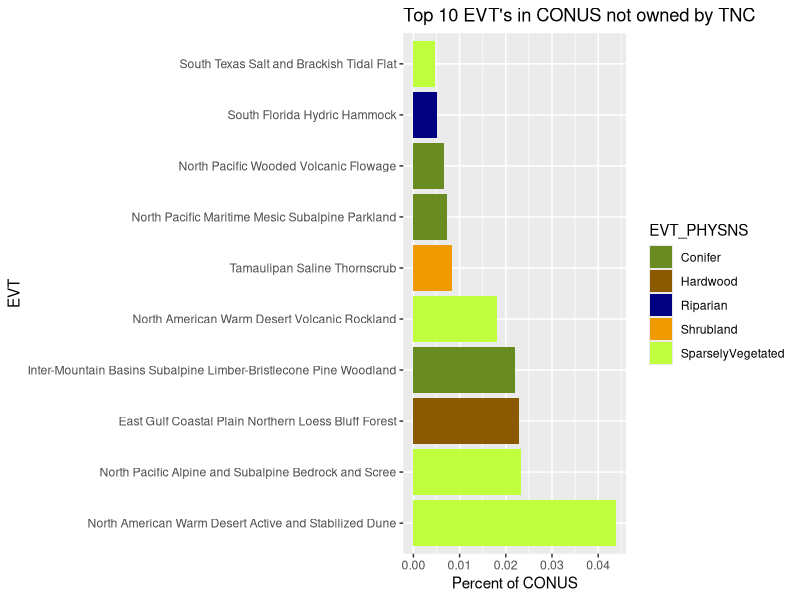
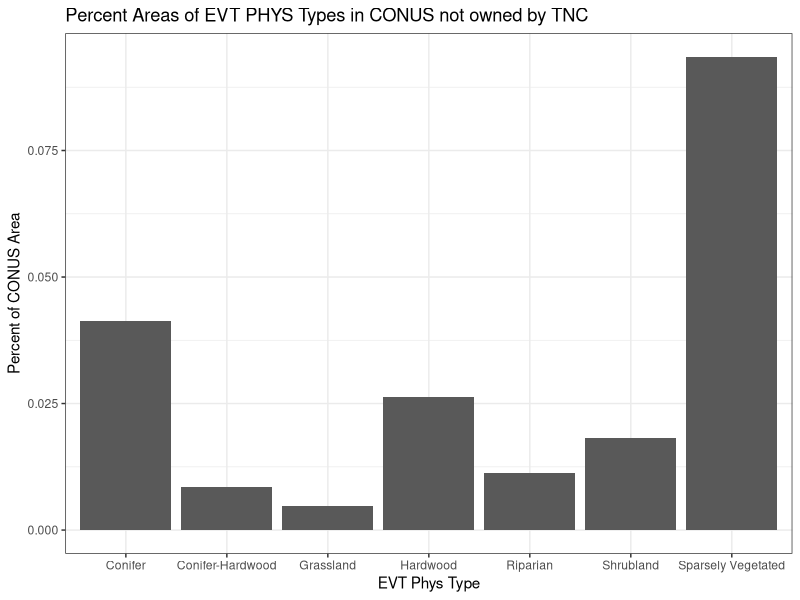

Write the R code that produced these figures, in order.
## ---- chunk 1
evt_conus <- read.csv("./data/US200EVT_CONUS.csv")
tnc_conus <- read.csv("./data/US200EVT_CONUS_TNC.csv")
library(knitr)

kable(evt_conus[1:5, ], caption="EVT data for all of the contiguous United States (first five lines)")
kable(tnc_conus[1:5, ], caption="EVT data for EVTs owned by The Nature Conservancy (first five lines)")
## ---- chunk 2
#Processing data for the Top 10 graph
library(tidyverse)
library(ggplot2)

#Rename count columns and add percent and rank columns
evt_conus<-evt_conus%>%
  rename(COUNT_CONUS=COUNT)%>%
  arrange(desc(COUNT_CONUS))%>%
  mutate(PERCENT_CONUS=round(COUNT_CONUS/sum(COUNT_CONUS)*100,4),
         RANK_CONUS=1:pull(tally(evt_conus)))
tnc_conus<-tnc_conus%>%
  rename(COUNT_TNC=COUNT)%>%
  arrange(desc(COUNT_TNC))%>%
  mutate(PERCENT_TNC=round(COUNT_TNC/sum(COUNT_TNC)*100,4),
         RANK_TNC=1:pull(tally(tnc_conus)))

#join the two data frames
conus <- left_join(evt_conus, tnc_conus) %>%
  replace(is.na(.), 0)

#Filter this data so that we only have the EVTs in CA not owned by TNC
conus_notowned<-conus%>%
  filter(COUNT_TNC==0)%>%
  select(-COUNT_TNC,-PERCENT_TNC,-RANK_TNC)

#Grab the 10 largest EVTs not owned
conus_tennotowned<-slice(conus_notowned,1:10)

#Order the top 10 so that they are arranged by size in our plot rather than alphabetically
orderconus_tennotowned<-conus_tennotowned%>%
  arrange(desc(PERCENT_CONUS))%>%
  mutate(EVT_NAME = factor(EVT_NAME, levels=EVT_NAME))

#Get rid of space in "Sparsely Vegetated" so we can assign colors manually
library(stringr)
EVT_PHYSNS<-str_replace(orderconus_tennotowned$EVT_PHYS," ","")
orderconus_tennotowned$EVT_PHYSNS<-EVT_PHYSNS
orderconus_tennotowned=subset(orderconus_tennotowned, select=-EVT_PHYS)
## ---- chunk 3
ggplot(orderconus_tennotowned, aes(x=EVT_NAME, y=PERCENT_CONUS, fill=EVT_PHYSNS))+
  geom_bar(stat='identity',position='dodge')+
  coord_flip()+
  labs(x="EVT",y="Percent of CONUS",title="Top 10 EVT's in CONUS not owned by TNC")+
  scale_fill_manual(values=c(Conifer="olivedrab4", Riparian="navy", Grassland="navajowhite1", Shrubland="orange2", Hardwood= "orange4", SparselyVegetated="olivedrab1"))
## ---- chunk 4
#Now group all unowned EVTs by EVT_PHYS
phys_conus_notowned<-conus_notowned %>% group_by(EVT_PHYS)%>%
  summarise(PHYS_PERCENT_CONUS = sum(PERCENT_CONUS))%>%
  arrange(desc(PHYS_PERCENT_CONUS))

#Remove unwanted PHYS types
phys_conus_notowned<-phys_conus_notowned%>%
  filter(EVT_PHYS!='Agricultural' & EVT_PHYS!='Developed' & EVT_PHYS!='Snow-Ice' & EVT_PHYS!='Exotic Herbaceous' & EVT_PHYS!= 'Exotic Tree-Shrub')
## ---- chunk 5
ggplot(phys_conus_notowned, aes(x=EVT_PHYS,y=PHYS_PERCENT_CONUS))+
  geom_bar(stat='identity', position='dodge')+
  xlab("EVT Phys Type")+
  ylab("Percent of CONUS Area")+
  ggtitle("Percent Areas of EVT PHYS Types in CONUS not owned by TNC")+
  theme_bw()
